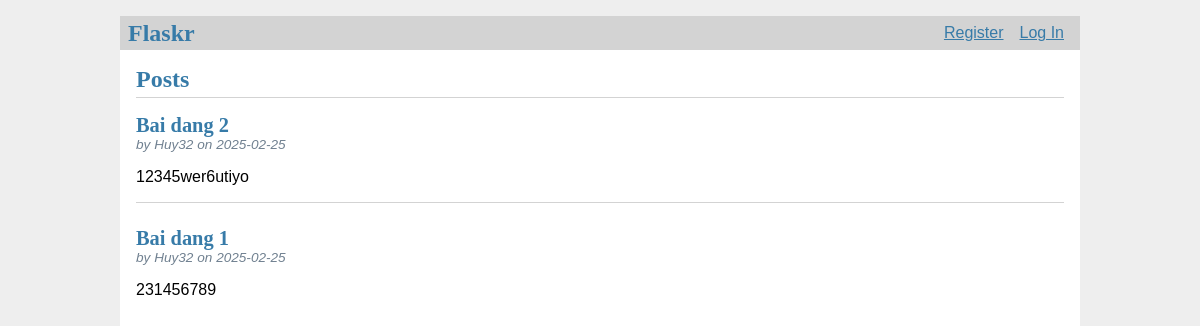
Before: / with the older database file.
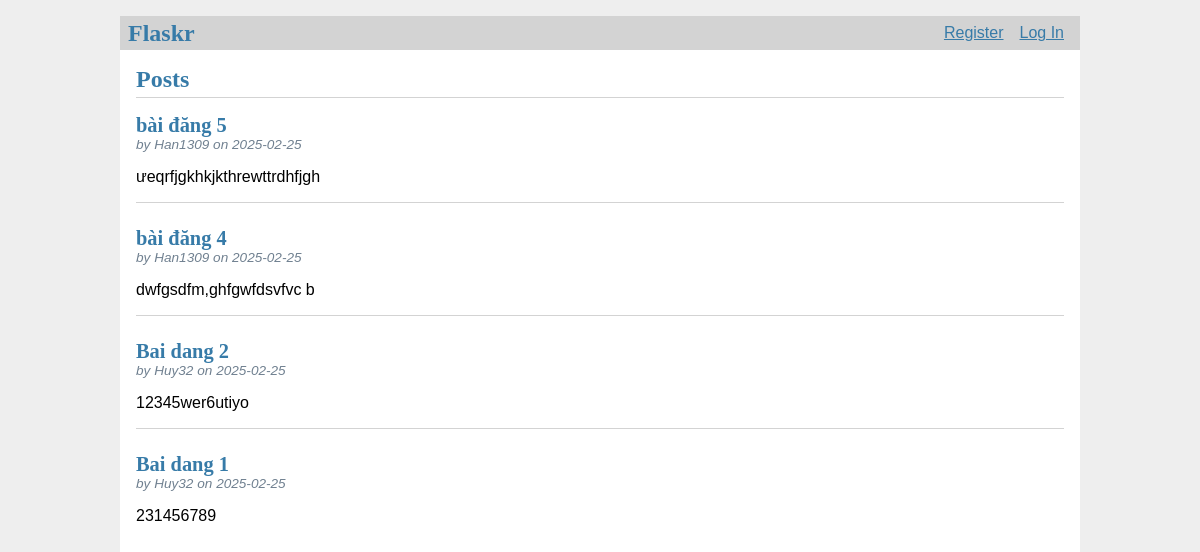
After: the same page with the newer database file.
### tables this page shows
CREATE TABLE post (
    id INTEGER PRIMARY KEY AUTOINCREMENT,
    author_id INTEGER NOT NULL,
    created TIMESTAMP NOT NULL DEFAULT CURRENT_TIMESTAMP,
    title TEXT NOT NULL,
    body TEXT NOT NULL,
    FOREIGN KEY (author_id) REFERENCES user (id)
);

CREATE TABLE user (
    id INTEGER PRIMARY KEY AUTOINCREMENT,
    username TEXT UNIQUE NOT NULL,
    password TEXT NOT NULL,
    role TEXT NOT NULL DEFAULT 'user',
    is_blocked INTEGER NOT NULL DEFAULT 0 
);

### flaskr/blog.py (the view)
@bp.route('/')
def index():
    db = get_db()
    posts = db.execute(
        'SELECT p.id, title, body, created, author_id, username'
        ' FROM post p JOIN user u ON p.author_id = u.id'
        ' ORDER BY created DESC'
    ).fetchall()
    return render_template('blog/index.html', posts=posts)

### flaskr/auth.py (called while the page is built, shortened)
@bp.before_app_request
def load_logged_in_user():
    user_id = session.get('user_id')
    if user_id is None:
        g.user = None

### flaskr/db.py (called while the page is built)
def get_db():
    if 'db' not in g:
        g.db = sqlite3.connect(
            current_app.config['DATABASE'],
            detect_types=sqlite3.PARSE_DECLTYPES
        )
        g.db.row_factory = sqlite3.Row
    return g.db

### flaskr/templates/blog/index.html (shortened to what this page needs)
{% extends 'base.html' %}
{% block header %}
  <h1>{% block title %}Posts{% endblock %}</h1>
{% endblock %}
{% block content %}
  {% for post in posts %}
    <article class="post">
      <header>
        <div>
          <h1>{{ post['title'] }}</h1>
          <div class="about">by {{ post['username'] }} on {{ post['created'].strftime('%Y-%m-%d') }}</div>
        </div>
      </header>
      <p class="body">{{ post['body'] }}</p>
    </article>
    {% if not loop.last %}
      <hr>
    {% endif %}
  {% endfor %}
{% endblock %}

Changed rows visible on the page:
added post: title "bài đăng 5", username "Han1309", created "2025-02-25", body "ưeqrfjgkhkjkthrewttrdhfjgh"
added post: title "bài đăng 4", username "Han1309", created "2025-02-25", body "dwfgsdfm,ghfgwfdsvfvc b"
